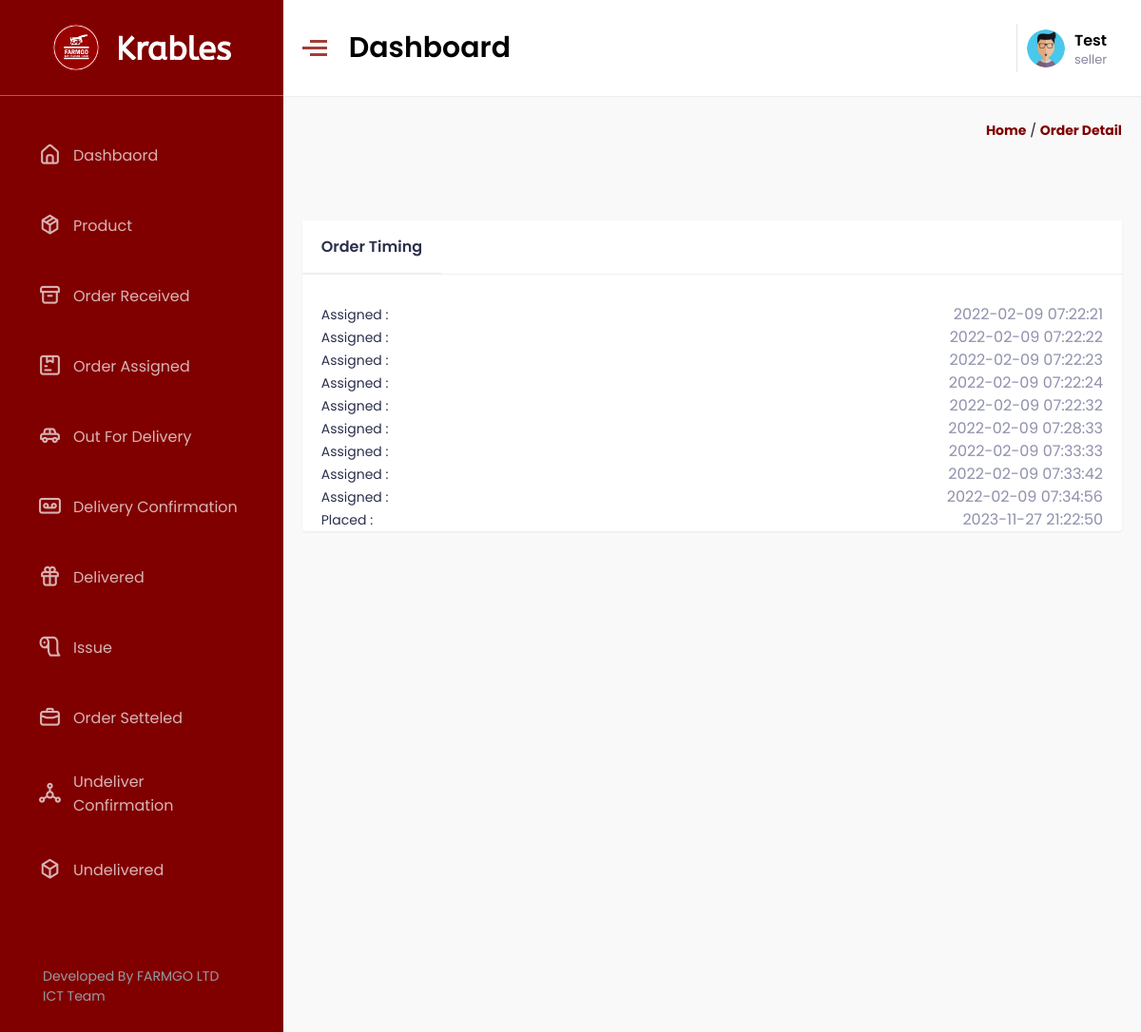
The app's page /seller/order-detail.php (signed in) with its own data.
### tables this page shows
CREATE TABLE `order_time` (
  `id` int(11) NOT NULL,
  `oid` int(11) NOT NULL,
  `o_status` int(11) NOT NULL,
  `added_on` timestamp NOT NULL DEFAULT current_timestamp() ON UPDATE current_timestamp()
);

CREATE TABLE `order_status` (
  `id` int(11) NOT NULL,
  `o_status` varchar(255) NOT NULL
);

### seller/order-detail.php (the view, shortened to what this page needs)
<?php
require('require/top.php');
$oid = $_GET['id'];
?>
<div class="path">
    <div class="container">
        <a href="index.php">Home</a>
        /
        <a href="">Order Detail</a>
    </div>
</div>
<div class="cartrow" id="catrow">
    <div class="gh">
        <div class="pdpt-bg">
            <div class="pdpt-title flex justify-between">
                <h4>Order Timing</h4>
            </div>
            <div class="order-body10">
                <div class="total-dt">
                    <div class="total-checkout-group bt0">
                        <?php
                        $fg = mysqli_query($con, "select order_time.added_on,order_status.o_status from order_time,order_status where order_time.oid='$oid' and order_time.o_status=order_status.id");
                        while ($rw = mysqli_fetch_assoc($fg)) {
                            echo "<div class='cart-total-dil'><h4>" . $rw['o_status'] . " : " . "</h4>" . "<span>" . $rw['added_on'] . "</span></div>";
                        }
                        ?>
                    </div>
                </div>
            </div>
        </div>
    </div>
</div>
<?php
require("require/foot.php");
?>

### seller/assets/css/style.css (style rules this page uses)
* { margin: 0; padding: 0; -webkit-box-sizing: border-box; box-sizing: border-box; font-family: 'Poppins', sans-serif; }
html { font-size: 62.5%; }
body { background-color: #f9f9f9; }
a { color: #495057; text-transform: none; text-decoration: none; cursor: pointer; }
.flex { display: -webkit-box; display: -ms-flexbox; display: flex; }
.justify-between { -webkit-box-pack: justify; -ms-flex-pack: justify; justify-content: space-between; }
.main .right-part .path { font-size: 14px; line-height: 1.4285em; color: rgba(0, 0, 0, 0.87); }
.main .right-part .path .container { width: 100%; padding: 2.5rem 2rem; text-align: right; }
.main .right-part .path .container a { color: maroon; font-weight: 700; text-transform: capitalize; }
.right-part .cartrow { margin: 1.5rem 0; display: -webkit-box; display: -ms-flexbox; display: flex; -ms-flex-pack: distribute; justify-content: space-around; }
.right-part .cartrow .gh { width: 100%; padding: 1.5rem 2rem; }
.pdpt-bg { margin-top: 30px; background: #fff; border-radius: 3px; -webkit-box-shadow: 0 1px 2px 0 #e9e9e9; box-shadow: 0 1px 2px 0 #e9e9e9; }
.pdpt-bg .pdpt-title { border-bottom: 1px solid #efefef; }
.pdpt-bg .pdpt-title h4 { padding: 15px 20px; font-size: 14px; font-weight: 600; color: #2b2f4c; margin-bottom: 0; border-bottom: 0; }
.pdpt-bg .total-checkout-group { padding: 20px 20px 0; border-top: 1px solid #efefef; margin-top: 10px; }
.pdpt-bg .total-checkout-group .cart-total-dil { display: -webkit-box; display: -ms-flexbox; display: flex; width: 100%; -webkit-box-align: center; -ms-flex-align: center; align-items: center; }
.pdpt-bg .total-checkout-group .cart-total-dil h4 { margin-bottom: 0; font-size: 14px; font-weight: 400; color: #2b2f4c; line-height: 24px; }
.pdpt-bg .total-checkout-group .cart-total-dil span { color: #8f91ac; font-size: 16px; margin-left: auto; font-weight: 400; line-height: 24px; }
.pdpt-bg .bt0 { border-top: 0; }
.pdpt-bg .pdpt-title h4 { border-bottom: 1px solid #efefef; padding: 15px 20px; font-size: 16px; font-weight: 600; color: #2b2f4c; }
.pdpt-bg .order-body10 { overflow-y: auto; }

### records on screen
order_time: order_status.o_status "Assigned", added_on "2022-02-09 07:22:21"
order_time: order_status.o_status "Assigned", added_on "2022-02-09 07:22:22"
order_time: order_status.o_status "Assigned", added_on "2022-02-09 07:22:23"
order_time: order_status.o_status "Assigned", added_on "2022-02-09 07:22:24"
order_time: order_status.o_status "Assigned", added_on "2022-02-09 07:22:32"
order_time: order_status.o_status "Assigned", added_on "2022-02-09 07:28:33"
order_time: order_status.o_status "Assigned", added_on "2022-02-09 07:33:33"
order_time: order_status.o_status "Assigned", added_on "2022-02-09 07:33:42"
order_time: order_status.o_status "Assigned", added_on "2022-02-09 07:34:56"
order_time: order_status.o_status "Placed", added_on "2023-11-27 21:22:50"
